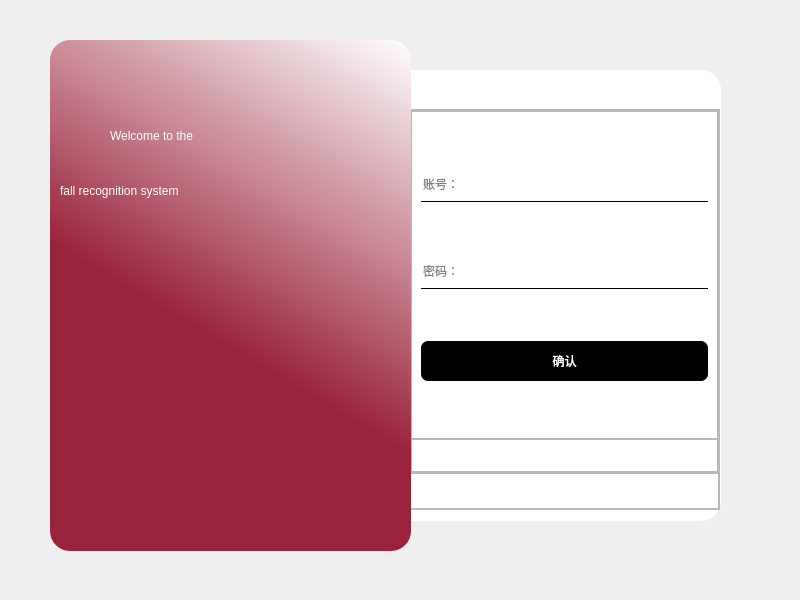
<?xml version="1.0" encoding="UTF-8"?>
<ui version="4.0">
 <class>LoginWindow</class>
 <widget class="QMainWindow" name="LoginWindow">
  <property name="geometry">
   <rect>
    <x>0</x>
    <y>0</y>
    <width>800</width>
    <height>600</height>
   </rect>
  </property>
  <property name="windowTitle">
   <string>MainWindow</string>
  </property>
  <widget class="QWidget" name="centralwidget">
   <widget class="QFrame" name="frame">
    <property name="geometry">
     <rect>
      <x>50</x>
      <y>40</y>
      <width>361</width>
      <height>511</height>
     </rect>
    </property>
    <property name="styleSheet">
     <string notr="true">#frame{
background-color:qlineargradient(spread:pad, x1:0.711, y1:0.693182, x2:1, y2:0, stop:0 rgba(153, 34, 57, 254), stop:1 rgba(255, 255, 255, 255));
border-radius:20px;
}</string>
    </property>
    <property name="frameShape">
     <enum>QFrame::StyledPanel</enum>
    </property>
    <property name="frameShadow">
     <enum>QFrame::Raised</enum>
    </property>
    <widget class="QLabel" name="label">
     <property name="geometry">
      <rect>
       <x>60</x>
       <y>70</y>
       <width>241</width>
       <height>51</height>
      </rect>
     </property>
     <property name="styleSheet">
      <string notr="true">color:rgb(255, 255, 255);
font: 87 16pt &quot;Arial Black&quot;;</string>
     </property>
     <property name="text">
      <string>Welcome to the </string>
     </property>
    </widget>
    <widget class="QLabel" name="label_2">
     <property name="geometry">
      <rect>
       <x>10</x>
       <y>130</y>
       <width>341</width>
       <height>41</height>
      </rect>
     </property>
     <property name="styleSheet">
      <string notr="true">color:rgb(255, 255, 255);
font: 87 16pt &quot;Arial Black&quot;;</string>
     </property>
     <property name="text">
      <string>fall recognition system</string>
     </property>
    </widget>
   </widget>
   <widget class="QFrame" name="frame_2">
    <property name="geometry">
     <rect>
      <x>410</x>
      <y>70</y>
      <width>311</width>
      <height>451</height>
     </rect>
    </property>
    <property name="styleSheet">
     <string notr="true">#frame_2{
	background-color:rgb(255, 255, 255);
	border-top-right-radius:20px;
	border-bottom-right-radius:20px;
}</string>
    </property>
    <property name="frameShape">
     <enum>QFrame::StyledPanel</enum>
    </property>
    <property name="frameShadow">
     <enum>QFrame::Raised</enum>
    </property>
    <widget class="QPushButton" name="pushButton">
     <property name="geometry">
      <rect>
       <x>250</x>
       <y>10</y>
       <width>51</width>
       <height>28</height>
      </rect>
     </property>
     <property name="styleSheet">
      <string notr="true">QPushButton{
	border:none;
}
QPushButton::hover{
	padding-bottom:5px
}
</string>
     </property>
     <property name="text">
      <string/>
     </property>
     <property name="icon">
      <iconset resource="icon/res.qrc">
       <normaloff>:/icons/关闭.png</normaloff>:/icons/关闭.png</iconset>
     </property>
     <property name="iconSize">
      <size>
       <width>30</width>
       <height>30</height>
      </size>
     </property>
    </widget>
    <widget class="QFrame" name="frame_3">
     <property name="geometry">
      <rect>
       <x>-1</x>
       <y>39</y>
       <width>311</width>
       <height>401</height>
      </rect>
     </property>
     <property name="frameShape">
      <enum>QFrame::StyledPanel</enum>
     </property>
     <property name="frameShadow">
      <enum>QFrame::Raised</enum>
     </property>
     <layout class="QVBoxLayout" name="verticalLayout">
      <property name="spacing">
       <number>0</number>
      </property>
      <property name="leftMargin">
       <number>0</number>
      </property>
      <property name="topMargin">
       <number>0</number>
      </property>
      <property name="rightMargin">
       <number>0</number>
      </property>
      <property name="bottomMargin">
       <number>0</number>
      </property>
      <item>
       <widget class="QFrame" name="frame_4">
        <property name="sizePolicy">
         <sizepolicy hsizetype="Preferred" vsizetype="Expanding">
          <horstretch>0</horstretch>
          <verstretch>10</verstretch>
         </sizepolicy>
        </property>
        <property name="frameShape">
         <enum>QFrame::StyledPanel</enum>
        </property>
        <property name="frameShadow">
         <enum>QFrame::Raised</enum>
        </property>
        <layout class="QVBoxLayout" name="verticalLayout_3">
         <property name="spacing">
          <number>0</number>
         </property>
         <property name="leftMargin">
          <number>0</number>
         </property>
         <property name="topMargin">
          <number>0</number>
         </property>
         <property name="rightMargin">
          <number>0</number>
         </property>
         <property name="bottomMargin">
          <number>0</number>
         </property>
         <item>
          <widget class="QFrame" name="frame_6">
           <property name="sizePolicy">
            <sizepolicy hsizetype="Preferred" vsizetype="Expanding">
             <horstretch>0</horstretch>
             <verstretch>10</verstretch>
            </sizepolicy>
           </property>
           <property name="frameShape">
            <enum>QFrame::StyledPanel</enum>
           </property>
           <property name="frameShadow">
            <enum>QFrame::Raised</enum>
           </property>
           <layout class="QVBoxLayout" name="verticalLayout_4">
            <property name="spacing">
             <number>0</number>
            </property>
            <property name="leftMargin">
             <number>0</number>
            </property>
            <property name="topMargin">
             <number>0</number>
            </property>
            <property name="rightMargin">
             <number>0</number>
            </property>
            <property name="bottomMargin">
             <number>0</number>
            </property>
            <item>
             <widget class="QStackedWidget" name="stackedWidget_2">
              <property name="styleSheet">
               <string notr="true">QLineEdit{

	background-color: rgba(255, 255, 255,0);
	border:none;
	border-bottom:1px solid black;
}
QPushButton{
	background-color: rgb(0, 0, 0);
	color: rgb(255, 255, 255);
	border-radius:7px;
}

QPushButton:pressed{
	padding-top:5px;
	padding-left:5px;
}</string>
              </property>
              <property name="currentIndex">
               <number>1</number>
              </property>
              <widget class="QWidget" name="page_Login">
               <layout class="QVBoxLayout" name="verticalLayout_6">
                <item>
                 <widget class="QLineEdit" name="lineEdit_R_Account">
                  <property name="minimumSize">
                   <size>
                    <width>0</width>
                    <height>35</height>
                   </size>
                  </property>
                  <property name="placeholderText">
                   <string>账号：</string>
                  </property>
                 </widget>
                </item>
                <item>
                 <widget class="QLineEdit" name="lineEdit_R_Password1">
                  <property name="minimumSize">
                   <size>
                    <width>0</width>
                    <height>35</height>
                   </size>
                  </property>
                  <property name="echoMode">
                   <enum>QLineEdit::Password</enum>
                  </property>
                  <property name="placeholderText">
                   <string>密码：</string>
                  </property>
                 </widget>
                </item>
                <item>
                 <widget class="QLineEdit" name="lineEdit_R_Password2">
                  <property name="minimumSize">
                   <size>
                    <width>0</width>
                    <height>35</height>
                   </size>
                  </property>
                  <property name="echoMode">
                   <enum>QLineEdit::Password</enum>
                  </property>
                  <property name="placeholderText">
                   <string>确认密码：</string>
                  </property>
                 </widget>
                </item>
                <item>
                 <widget class="QPushButton" name="pushButton_R_Sure">
                  <property name="minimumSize">
                   <size>
                    <width>0</width>
                    <height>40</height>
                   </size>
                  </property>
                  <property name="text">
                   <string>注册</string>
                  </property>
                 </widget>
                </item>
               </layout>
              </widget>
              <widget class="QWidget" name="page_register">
               <layout class="QVBoxLayout" name="verticalLayout_5">
                <item>
                 <widget class="QLineEdit" name="lineEdit_L_Account">
                  <property name="minimumSize">
                   <size>
                    <width>0</width>
                    <height>35</height>
                   </size>
                  </property>
                  <property name="maximumSize">
                   <size>
                    <width>16777215</width>
                    <height>16777215</height>
                   </size>
                  </property>
                  <property name="placeholderText">
                   <string>账号：</string>
                  </property>
                 </widget>
                </item>
                <item>
                 <widget class="QLineEdit" name="lineEdit_L_Password">
                  <property name="minimumSize">
                   <size>
                    <width>0</width>
                    <height>35</height>
                   </size>
                  </property>
                  <property name="maximumSize">
                   <size>
                    <width>16777215</width>
                    <height>16777215</height>
                   </size>
                  </property>
                  <property name="echoMode">
                   <enum>QLineEdit::Password</enum>
                  </property>
                  <property name="placeholderText">
                   <string>密码：</string>
                  </property>
                 </widget>
                </item>
                <item>
                 <widget class="QPushButton" name="pushButton_L_Sure">
                  <property name="minimumSize">
                   <size>
                    <width>0</width>
                    <height>40</height>
                   </size>
                  </property>
                  <property name="maximumSize">
                   <size>
                    <width>16777215</width>
                    <height>16777215</height>
                   </size>
                  </property>
                  <property name="text">
                   <string>确认</string>
                  </property>
                 </widget>
                </item>
               </layout>
              </widget>
             </widget>
            </item>
           </layout>
          </widget>
         </item>
         <item>
          <widget class="QFrame" name="frame_7">
           <property name="sizePolicy">
            <sizepolicy hsizetype="Preferred" vsizetype="Expanding">
             <horstretch>0</horstretch>
             <verstretch>1</verstretch>
            </sizepolicy>
           </property>
           <property name="styleSheet">
            <string notr="true">QPushButton{
	border:none;
}
QPushButton:pressed{
	padding-top:5px;
	padding-left:5px;
}</string>
           </property>
           <property name="frameShape">
            <enum>QFrame::StyledPanel</enum>
           </property>
           <property name="frameShadow">
            <enum>QFrame::Raised</enum>
           </property>
           <layout class="QHBoxLayout" name="horizontalLayout">
            <property name="spacing">
             <number>0</number>
            </property>
            <property name="leftMargin">
             <number>0</number>
            </property>
            <property name="topMargin">
             <number>0</number>
            </property>
            <property name="rightMargin">
             <number>0</number>
            </property>
            <property name="bottomMargin">
             <number>0</number>
            </property>
            <item>
             <widget class="QPushButton" name="pushButton_Login">
              <property name="text">
               <string/>
              </property>
              <property name="icon">
               <iconset resource="icon/res.qrc">
                <normaloff>:/icons/登录.png</normaloff>:/icons/登录.png</iconset>
              </property>
              <property name="iconSize">
               <size>
                <width>24</width>
                <height>24</height>
               </size>
              </property>
             </widget>
            </item>
            <item>
             <widget class="QPushButton" name="pushButton_Register">
              <property name="text">
               <string/>
              </property>
              <property name="icon">
               <iconset resource="icon/res.qrc">
                <normaloff>:/icons/注册.png</normaloff>:/icons/注册.png</iconset>
              </property>
              <property name="iconSize">
               <size>
                <width>24</width>
                <height>24</height>
               </size>
              </property>
             </widget>
            </item>
           </layout>
          </widget>
         </item>
        </layout>
       </widget>
      </item>
      <item>
       <widget class="QFrame" name="frame_5">
        <property name="sizePolicy">
         <sizepolicy hsizetype="Preferred" vsizetype="Expanding">
          <horstretch>0</horstretch>
          <verstretch>1</verstretch>
         </sizepolicy>
        </property>
        <property name="frameShape">
         <enum>QFrame::StyledPanel</enum>
        </property>
        <property name="frameShadow">
         <enum>QFrame::Raised</enum>
        </property>
        <layout class="QVBoxLayout" name="verticalLayout_2">
         <property name="spacing">
          <number>0</number>
         </property>
         <property name="leftMargin">
          <number>0</number>
         </property>
         <property name="topMargin">
          <number>0</number>
         </property>
         <property name="rightMargin">
          <number>0</number>
         </property>
         <property name="bottomMargin">
          <number>0</number>
         </property>
         <item>
          <widget class="QStackedWidget" name="stackedWidget">
           <property name="sizePolicy">
            <sizepolicy hsizetype="Preferred" vsizetype="Preferred">
             <horstretch>0</horstretch>
             <verstretch>0</verstretch>
            </sizepolicy>
           </property>
           <property name="currentIndex">
            <number>0</number>
           </property>
           <widget class="QWidget" name="page"/>
           <widget class="QWidget" name="page_2"/>
          </widget>
         </item>
        </layout>
       </widget>
      </item>
     </layout>
    </widget>
   </widget>
   <zorder>frame_2</zorder>
   <zorder>frame</zorder>
  </widget>
 </widget>
 <resources>
  <include location="icon/res.qrc"/>
 </resources>
 <connections>
  <connection>
   <sender>pushButton</sender>
   <signal>clicked()</signal>
   <receiver>LoginWindow</receiver>
   <slot>close()</slot>
   <hints>
    <hint type="sourcelabel">
     <x>688</x>
     <y>88</y>
    </hint>
    <hint type="destinationlabel">
     <x>745</x>
     <y>39</y>
    </hint>
   </hints>
  </connection>
 </connections>
</ui>
